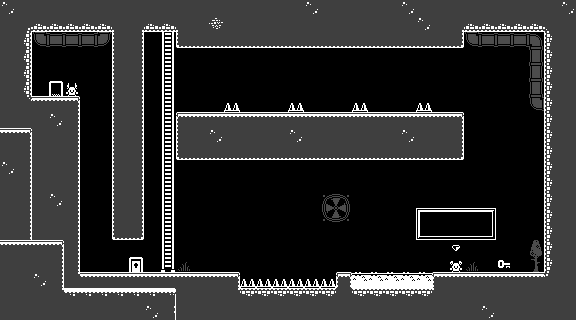

This game map was drawn from its Tiled (.tmx) file and the tilesets committed beside it. A one-line description and the trimmed map source follow:
An orthogonal 36x20 tile map with 16x16 px tiles, 8 tile layers (layer_bg_details, layer_walls, layer_platforms, layer_oneWay_platforms, ...) and 35 objects (15x Stairs, 10x Spike, 5x Potion, 2x Door, Student, ...).

<map version="1.10" tiledversion="1.11.2" orientation="orthogonal" renderorder="left-up" width="36" height="20" tilewidth="16" tileheight="16" infinite="0" nextlayerid="13" nextobjectid="67">
 <editorsettings>
  <export target="level3.json" format="json" />
 </editorsettings>
 <tileset firstgid="1" name="ts-monochrome_tilemap_transparent" tilewidth="16" tileheight="16" spacing="1" tilecount="400" columns="20">
  <image source="../tilesets/ts-monochrome_tilemap_transparent.png" trans="ff00ff" width="339" height="339" />
 </tileset>
 <layer id="6" name="layer_bg_details" width="36" height="20" opacity="0.3" tintcolor="#686868">
  <data>[720 cells, 22 non-empty, 12 distinct tile ids]</data>
 </layer>
 <layer id="3" name="layer_walls" width="36" height="20">
  <data>[720 cells, 151 non-empty, 24 distinct tile ids]</data>
 </layer>
 <layer id="5" name="layer_platforms" width="36" height="20">
  <data>[720 cells, 38 non-empty, 8 distinct tile ids]</data>
 </layer>
 <layer id="12" name="layer_oneWay_platforms" width="36" height="20">
  <data>[720 cells, 0 non-empty, 0 distinct tile ids]</data>
 </layer>
 <layer id="7" name="layer_fg_details" width="36" height="20">
  <data>[720 cells, 15 non-empty, 2 distinct tile ids]</data>
 </layer>
 <layer id="8" name="layer_ui" width="36" height="20">
  <data>[720 cells, 11 non-empty, 7 distinct tile ids]</data>
 </layer>
 <objectgroup id="9" name="level_entities">
  <object id="1" name="student" type="Student" x="72" y="96">
   <point />
  </object>
  <object id="2" name="Edu" type="Npc" x="456" y="272">
   <point />
  </object>
  <object id="66" name="key" type="Key" x="504" y="272">
   <point />
  </object>
  <object id="3" name="door01" type="Door" x="56" y="96">
   <properties>
    <property name="exit" type="bool" value="false" />
    <property name="opened" type="bool" value="true" />
   </properties>
   <point />
  </object>
  <object id="23" name="door2" type="Door" x="128" y="272">
   <properties>
    <property name="exit" type="bool" value="true" />
    <property name="opened" type="bool" value="false" />
   </properties>
   <point />
  </object>
  <object id="4" name="spike01" type="Spike" x="248" y="288">
   <point />
  </object>
  <object id="5" name="spike02" type="Spike" x="264" y="288">
   <point />
  </object>
  <object id="6" name="spike03" type="Spike" x="280" y="288">
   <point />
  </object>
  <object id="7" name="spike04" type="Spike" x="296" y="288">
   <point />
  </object>
  <object id="8" name="spike05" type="Spike" x="312" y="288">
   <point />
  </object>
  <object id="9" name="spike06" type="Spike" x="328" y="288">
   <point />
  </object>
  <object id="10" name="spike07" type="Spike" x="232" y="112">
   <point />
  </object>
  <object id="11" name="spike08" type="Spike" x="296" y="112">
   <point />
  </object>
  <object id="12" name="spike09" type="Spike" x="360" y="112">
   <point />
  </object>
  <object id="13" name="spike10" type="Spike" x="424" y="112">
   <point />
  </object>
  <object id="45" name="potion01" type="Potion" x="360" y="288">
   <properties>
    <property name="Effect" value="doubleJump" />
   </properties>
   <point />
  </object>
  <object id="47" name="potion02" type="Potion" x="376" y="288">
   <properties>
    <property name="Effect" value="doubleJump" />
   </properties>
   <point />
  </object>
  <object id="48" name="potion03" type="Potion" x="392" y="288">
   <properties>
    <property name="Effect" value="doubleJump" />
   </properties>
   <point />
  </object>
  <object id="60" name="potion04" type="Potion" x="408" y="288">
   <properties>
    <property name="Effect" value="doubleJump" />
   </properties>
   <point />
  </object>
  <object id="61" name="potion05" type="Potion" x="424" y="288">
   <properties>
    <property name="Effect" value="doubleJump" />
   </properties>
   <point />
  </object>
  <object id="49" name="Stairs01" type="Stairs" x="168" y="272">
   <properties>
    <property name="Piece" value="base" />
   </properties>
   <point />
  </object>
  <object id="50" name="Stairs02" type="Stairs" x="168" y="256">
   <properties>
    <property name="Piece" value="segment" />
   </properties>
   <point />
  </object>
  <object id="51" name="Stairs03" type="Stairs" x="168" y="240">
   <properties>
    <property name="Piece" value="segment" />
   </properties>
   <point />
  </object>
  <object id="52" name="Stairs04" type="Stairs" x="168" y="224">
   <properties>
    <property name="Piece" value="segment" />
   </properties>
   <point />
  </object>
  <object id="53" name="Stairs05" type="Stairs" x="168" y="208">
   <properties>
    <property name="Piece" value="segment" />
   </properties>
   <point />
  </object>
  <object id="54" name="Stairs06" type="Stairs" x="168" y="192">
   <properties>
    <property name="Piece" value="segment" />
   </properties>
   <point />
  </object>
  <object id="55" name="Stairs07" type="Stairs" x="168" y="176">
   <properties>
    <property name="Piece" value="segment" />
   </properties>
   <point />
  </object>
  <object id="56" name="Stairs08" type="Stairs" x="168" y="160">
   <properties>
    <property name="Piece" value="segment" />
   </properties>
   <point />
  </object>
  <object id="57" name="Stairs09" type="Stairs" x="168" y="144">
   <properties>
    <property name="Piece" value="segment" />
   </properties>
   <point />
  </object>
  <object id="58" name="Stairs10" type="Stairs" x="168" y="128">
   <properties>
    <property name="Piece" value="segment" />
   </properties>
   <point />
  </object>
  <object id="59" name="Stairs11" type="Stairs" x="168" y="112">
   <properties>
    <property name="Piece" value="segment" />
   </properties>
   <point />
  </object>
  <object id="62" name="Stairs12" type="Stairs" x="168" y="96">
   <properties>
    <property name="Piece" value="segment" />
   </properties>
   <point />
  </object>
  <object id="63" name="Stairs13" type="Stairs" x="168" y="80">
   <properties>
    <property name="Piece" value="segment" />
   </properties>
   <point />
  </object>
  <object id="64" name="Stairs14" type="Stairs" x="168" y="64">
   <properties>
    <property name="Piece" value="segment" />
   </properties>
   <point />
  </object>
  <object id="65" name="Stairs15" type="Stairs" x="168" y="48">
   <properties>
    <property name="Piece" value="segment" />
   </properties>
   <point />
  </object>
 </objectgroup>
 <layer id="11" name="reference_objects" width="36" height="20">
  <data>[720 cells, 35 non-empty, 9 distinct tile ids]</data>
 </layer>
 <layer id="10" name="layer_collisions" width="36" height="20" opacity="0.25" tintcolor="#aa007f">
  <data>[720 cells, 360 non-empty, 1 distinct tile ids]</data>
 </layer>
</map>
